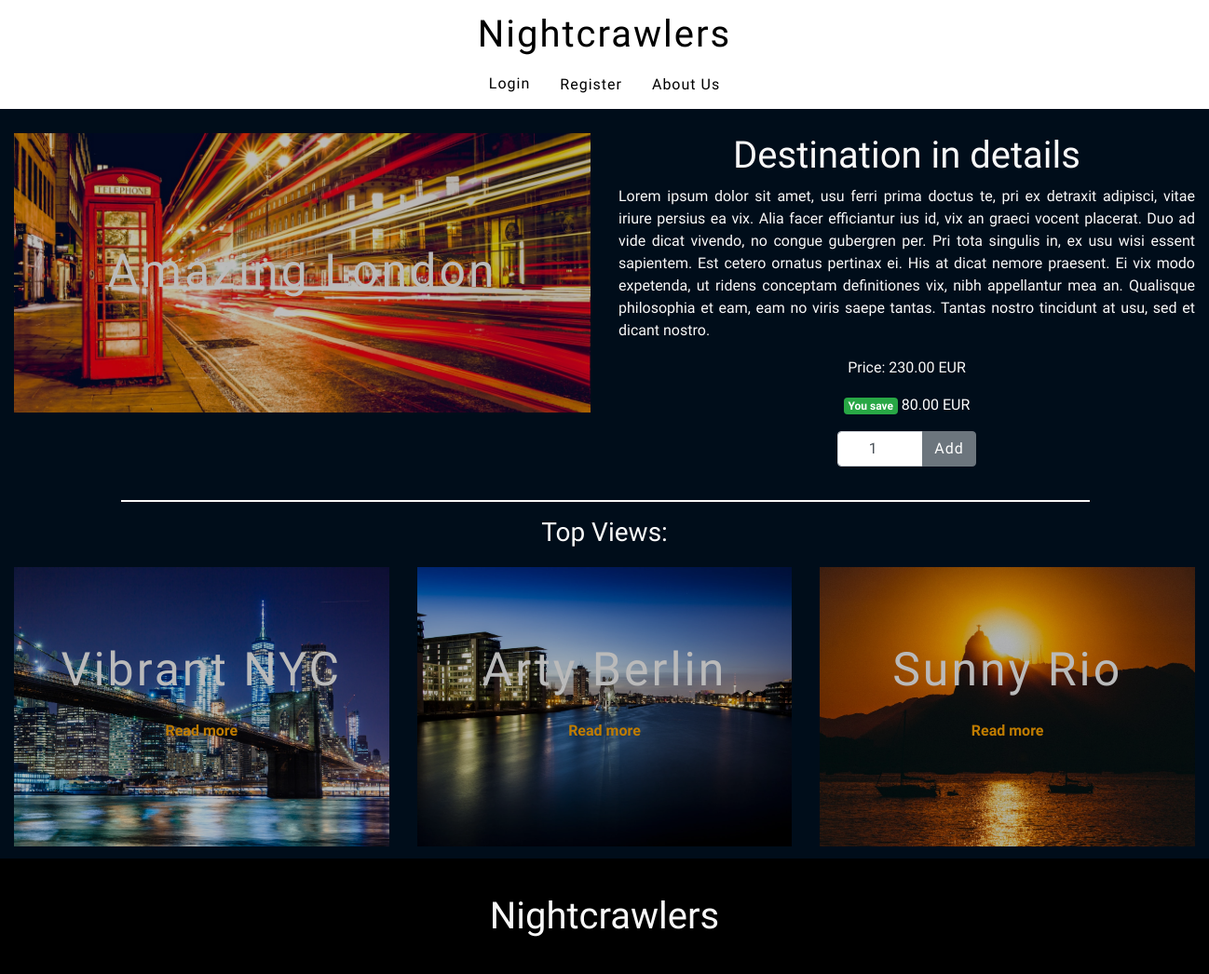
The app's page /destination/11/ with its own data.
### core/models.py (models this page shows, shortened)
class Destination(models.Model):
    AFRICA = 'africa'
    ASIA = 'asia'
    EUROPE = 'europe'
    AMERICAS = 'americas'
    OCEANIA = 'oceania'
    CONTINENT = (
        (AFRICA, 'africa'),
        (ASIA, 'asia'),
        (EUROPE, 'europe'),
        (AMERICAS, 'americas'),
        (OCEANIA, 'oceania')
    )
    name = models.CharField(max_length=20)
    description = models.TextField()
    price = models.DecimalField(max_digits=6, decimal_places=2)
    discount_price = models.DecimalField(max_digits=6, decimal_places=2, blank=True, null=True)
    image = models.ImageField(default='default.jpg', upload_to='upload_pics')
    continent = models.CharField(max_length=20, choices=CONTINENT, default=EUROPE, blank=True, null=True)
    active = models.BooleanField(default=True)
    views = models.IntegerField(default=0)

### core/views.py (the view)
# urls.py: path('destination/<int:pk>/', DestinationDetailView.as_view(), name='destination'),
class DestinationDetailView(DetailView):
    model = Destination
    template_name = "destination.html"
    def get_context_data(self, **kwargs):
        context = super(DetailView, self).get_context_data(**kwargs)
        obj = self.get_object()
        obj.views += 1
        obj.save()
        return context

### core/contexts.py (called while the page is built)
def filtered_destinations(request):
    filtered_destinations = Destination.objects.order_by('views')[0:3]
    return {'filtered_destinations': filtered_destinations}

### core/templates/destination.html (shortened to what this page needs)
{% extends 'base.html' %}
{% load bootstrap_tags %}
{% block content %}
<div class="container-fluid" style="background-color: #000d1a">
    <div class="row">
        <div class="col-sm-12 col-md-6" style="padding-top: 2%">
            <div class="destination-image" style="background-image: url('{{ MEDIA_URL }}{{ destination.image.url }}')">
                <p class="city-name2 text-center">{{ object.name }}</p>
            </div>
        </div>
        <div class="col-sm-12 col-md-6" style="padding-top: 2%">
            <h1 class="text-center">Destination in details</h1>
            <p class="text-justify">{{ object.description }}</p>
            <p class="text-center register-reset">Price: {{ object.price }} EUR</p>
            {% if object.discount_price == 0 %}
                <p class="text-center" style="color: #ffffff">Let the Journey begin</p>
            {% else %}
                <p class="text-center" style="color: #ffffff"><span class="badge badge-success">You save</span> {{ object.discount_price }} EUR</p>
            {% endif %}
            <form class="destination-form" method='GET' action="{% url 'edit_cart' object.id %}">
                <div class="input-group mb-3" style="width: 30%">
                    <input type="number" class="form-control" name="qty" value="1" min="0">
                    <div class="input-group-append">
                        <input class="btn btn-secondary" style="width: 100%" type="submit" value="Add"/>
                    </div>
                </div>
            </form>
        </div>
        <hr>
    </div>
</div>
<div class="d-none d-sm-block container-fluid" style="background-color: #000d1a">
    <h3 class="text-center">Top Views:</h3>
    <div class="row">
        {% for filtered in filtered_destinations %}
            <div class="top-picks col-md-4">
                <div class="destination-image" style="background-image: url('{{ MEDIA_URL }}{{ filtered.image.url }}')">
                    <p class="city-name2 text-center">{{ filtered.name }}</p>
                    <p class="register-reset text-center">
                        <strong><a style="color: orange" href="{% url 'destination' filtered.id %}">Read more</a></strong>
                    </p>
                </div>
            </div>
        {% endfor %}
    </div>
</div>
{% endblock %}
{% block footer %}
<div class="container-fluid" style="background-color: #000000">
    <div class="row">
         <div class="col-sm-12">
            <h1 class="footer-header text-center" style="color: #f8f8f8">Nightcrawlers</h1>
         </div>
    </div>
</div>
{% endblock %}

### static/css/styles.css (style rules this page uses)
html { scroll-behavior: smooth; overflow-x: hidden; }
h1, h2, h3, h4, h5, p, a, form { font-family: 'Heebo', sans-serif; color: #f8f8f8; }
.city-name2 { padding-top: 18%; letter-spacing: 3px; color: #f8f8f8; font-size: 50px; }
.destination-form { margin-top: 1%; margin-bottom: 3%; margin-left: 38%; }
form { margin-top: 15%; margin-left: 10%; width: 80%; text-align: center; letter-spacing: 1px; color: #f8f8f8; }
form input { text-align: center; letter-spacing: 1px; }
hr { border: 1px solid #f8f8f8; margin-left: 10%; width: 80%; }
.register-reset { color: #f8f8f8; }
.register-reset a { color: #f8f8f8; text-decoration: none; border-bottom: 1px solid transparent; transition: border 800ms ease; }
.btn { width: 30%; letter-spacing: 1px; margin-bottom: 2%; }
.destination-image { height: 300px; background-repeat: no-repeat; background-size: cover; background-position: center; filter: brightness(75%); }
.top-picks { padding-top: 1%; padding-bottom: 1%; }
.footer-header { margin-top: 3%; margin-bottom: 3%; }

### records on screen
Destination: image (picture), name "Amazing London", description "Lorem ipsum dolor sit amet, usu ferri prima doctus te, pri ex detraxit adipisci, vitae iriure persius ea vix. Alia facer efficiantur ius id, vix an graeci vocent placerat. Duo ad vide dicat vivendo, no congue gubergren per. Pri tota singulis in, ex usu wisi essent sapientem. Est cetero ornatus pertinax ei. His at dicat nemore praesent. Ei vix modo expetenda, ut ridens conceptam definitiones vix, nibh appellantur mea an. Qualisque philosophia et eam, eam no viris saepe tantas. Tantas nostro tincidunt at usu, sed et dicant nostro.", price "230.00", discount_price "80.00"
Destination: image (picture), name "Vibrant NYC"
Destination: image (picture), name "Arty Berlin"
Destination: image (picture), name "Sunny Rio"
